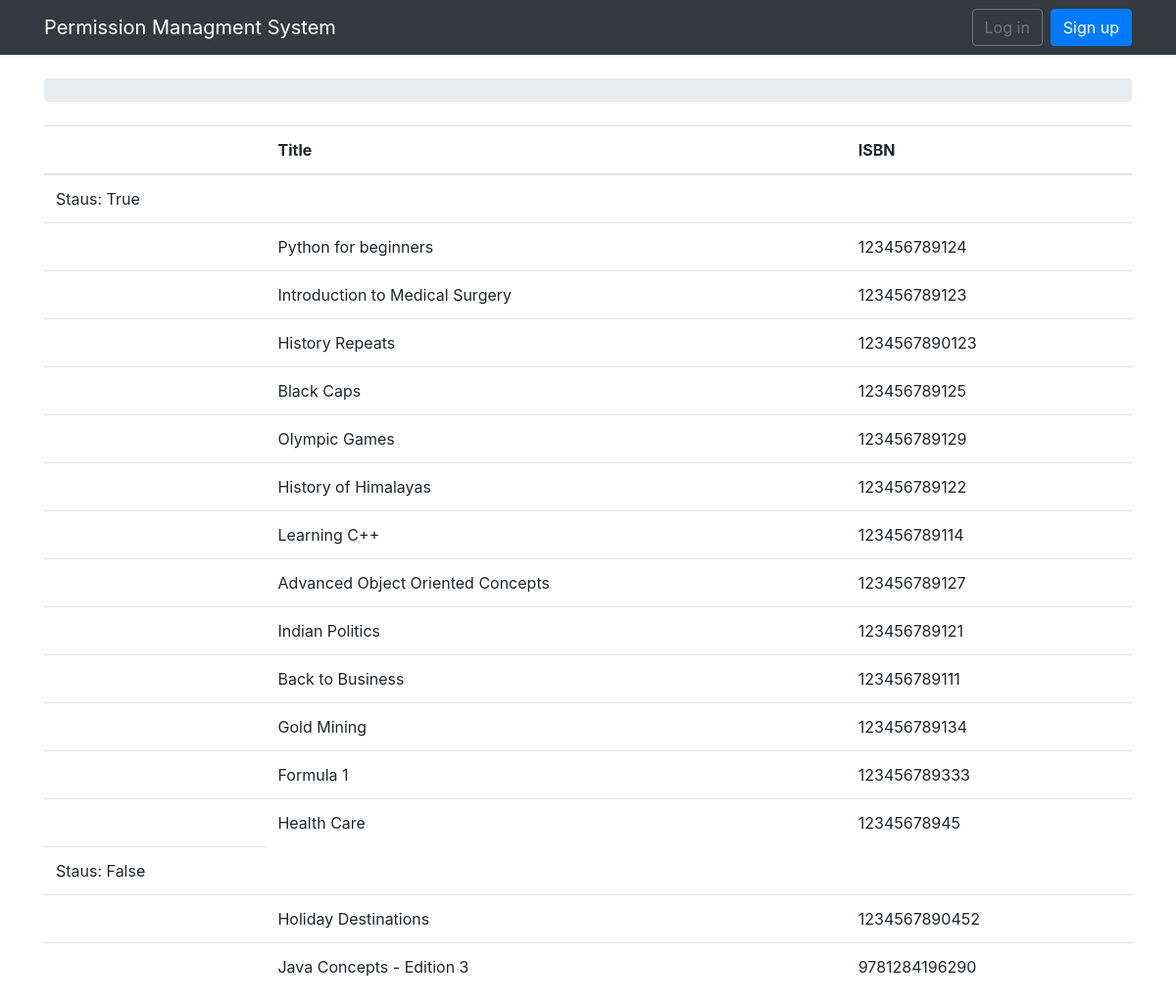
Page /books/list/ on the earlier database version.
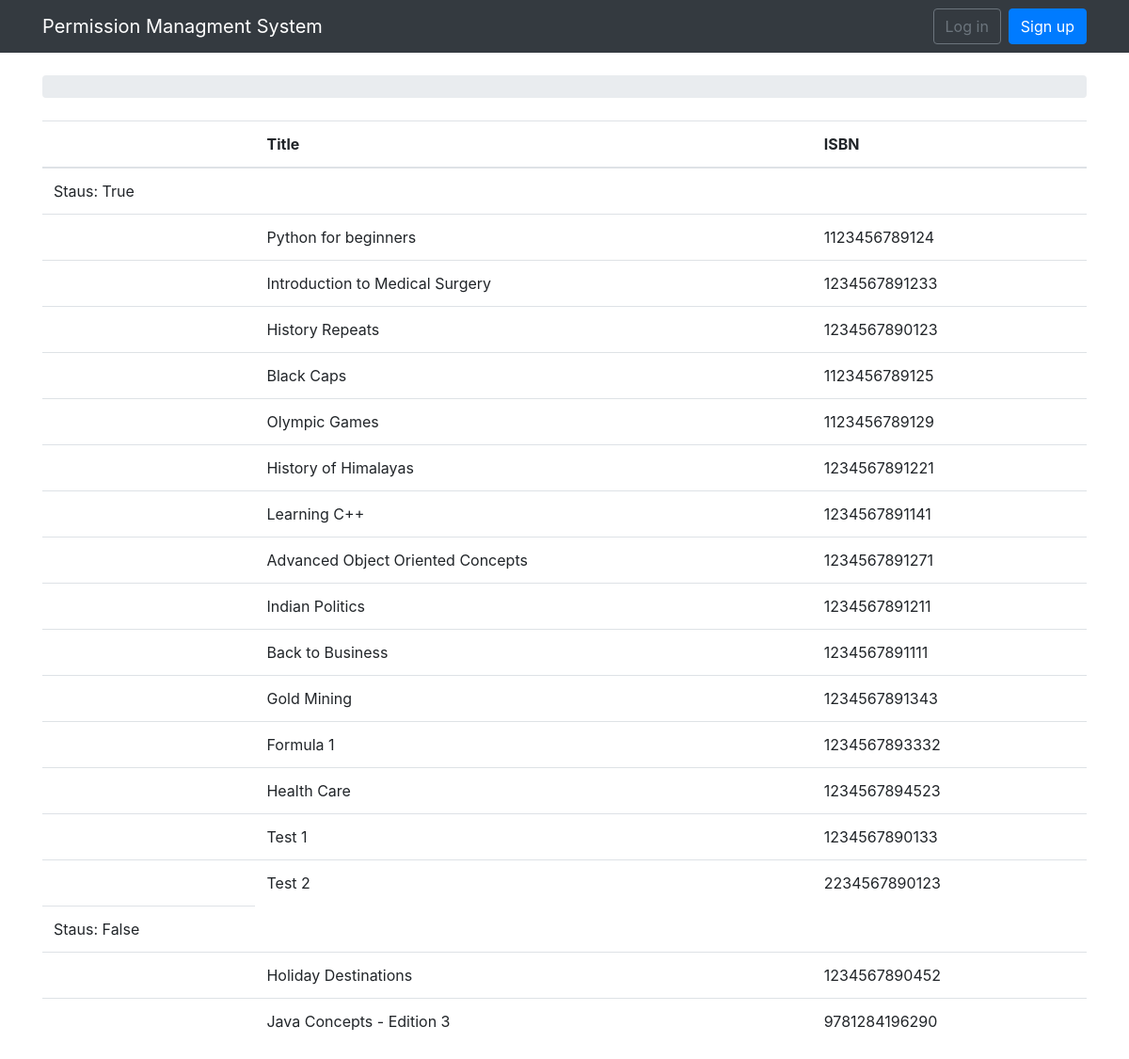
Same page on the later database version.
### permissions/models.py (models this page shows, shortened)
class Book(models.Model):
    publisher = models.ForeignKey(Publisher, null=True, blank=True, related_name='+', on_delete=models.CASCADE)
    title = models.CharField(max_length=100, blank=True)
    isbn = models.CharField(max_length=13, unique=True, validators=[MinLengthValidator(13)])
    edition = models.CharField(max_length=10, blank=True)
    active = models.BooleanField(default=True)
    created_at = models.DateTimeField(auto_now_add=True, null=True)

### permissions/views.py (the view)
# urls.py: url(r'^books/list/$', views.book_list, name='book_list'),
def book_list(request):
    book = Book.objects.all()
    context = defaultdict(list)
    dict(context)
    for p in book:
        context[p.active].append(p.pk)
    context.default_factory = None
    return render(request, "booklist.html", {'context': context, 'book': book})

### templates/booklist.html (shortened to what this page needs)
{% extends 'base.html' %}
{% load humanize %}
{% block content %}
<table class="table">
  <thead class="thead-inverse">
    <tr>
      <th></th>
      <th>Title</th>
      <th>ISBN</th>
    </tr>
  </thead>
  <tbody>
{% for k,v in context.items %}
    <tr><td>Staus: {{k}}</td></tr>
    {% for x in v %}
        {% for b in book%}
        {% if x == b.pk %}
            <tr><td/><td>{{b.title}}</td>
            <td>{{b.isbn}}</td></tr>
        {%endif%}
        {% endfor %}
    {% endfor %}
{% endfor %}
</tbody>
</table>
{% endblock %}

### templates/base.html (shortened to what this page needs)
{% load static %}<!DOCTYPE html>
<html>
  <head>
    <link rel="stylesheet" href="{% static 'css/bootstrap.min.css' %}">
  </head>
  <body>
  {% block body %}
  <nav class="navbar navbar-expand-sm navbar-dark bg-dark">
  <div class="container">
    <a class="navbar-brand" href="{% url 'home' %}">Permission Managment System</a>
    <div class="collapse navbar-collapse" id="mainMenu">
      {% if user.is_authenticated %}
        <ul class="navbar-nav ml-auto">
          <li class="nav-item dropdown">
            <a class="nav-link dropdown-toggle" href="#" id="userMenu" data-toggle="dropdown" aria-haspopup="true" aria-expanded="false">
              {{ user.username }}
            </a>
            <div class="dropdown-menu dropdown-menu-right" aria-labelledby="userMenu">
              <a class="dropdown-item" href="{% url 'my_account' %}">My account</a>
              <a class="dropdown-item" href="{% url 'password_change' %}">Change password</a>
              <div class="dropdown-divider"></div>
              <a class="dropdown-item" href="{% url 'logout' %}">Log out</a>
            </div>
          </li>
        </ul>
      {% else %}
        <form class="form-inline ml-auto">
          <a href="{% url 'login' %}" class="btn btn-outline-secondary">Log in</a>
          <a href="{% url 'signup' %}" class="btn btn-primary ml-2">Sign up</a>
        </form>
      {% endif %}
    </div>
  </div>
</nav>
  <div class="container">
    <ol class="breadcrumb my-4">
    </ol>
    {% block content %}
    {% endblock %}
  </div>
{% endblock body %}
  </body>
</html>

Differences in the rows shown:
changed Book "Python for beginners": isbn "123456789124" → "1123456789124"
changed Book "Introduction to Medical Surgery": isbn "123456789123" → "1234567891233"
changed Book "Black Caps": isbn "123456789125" → "1123456789125"
changed Book "Olympic Games": isbn "123456789129" → "1123456789129"
changed Book "History of Himalayas": isbn "123456789122" → "1234567891221"
changed Book "Learning C++": isbn "123456789114" → "1234567891141"
changed Book "Advanced Object Oriented Concepts": isbn "123456789127" → "1234567891271"
changed Book "Indian Politics": isbn "123456789121" → "1234567891211"
changed Book "Back to Business": isbn "123456789111" → "1234567891111"
changed Book "Gold Mining": isbn "123456789134" → "1234567891343"
changed Book "Formula 1": isbn "123456789333" → "1234567893332"
changed Book "Health Care": isbn "12345678945" → "1234567894523"
added Book: title "Test 1", isbn "1234567890133"
added Book: title "Test 2", isbn "2234567890123"
